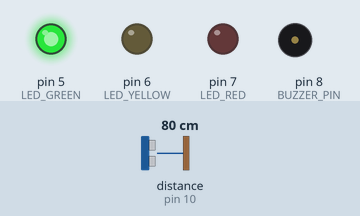
This sketch was run on a simulated Arduino Uno, built with avr-gcc and run on an emulated ATmega328P. On the bench: output pins drawn as LEDs (lit = HIGH), buzzer (waves = sounding). Wiring (inferred from the names in the program): ultrasonic range finder: trigger pin 9; echo pin 10. The inputs (shaded band) are chosen by the test bench; at power-on: distance to the obstacle (sensor on pin 10) 80 cm. The echo pulse lasts 58.3 µs per cm; pins used as bus, display or sensor lines are not drawn; what the sketch prints to the serial monitor is not drawn.

Above: at 1.2 s.
1.3 s: distance to the obstacle (sensor on pin 10) set to 54 cm
4.3 s: distance to the obstacle (sensor on pin 10) set to 45 cm
At 4.71 s:
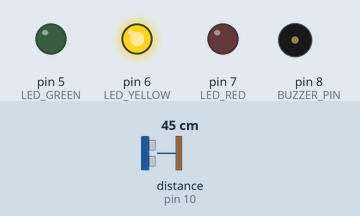
7.3 s: distance to the obstacle (sensor on pin 10) set to 23 cm
10.3 s: distance to the obstacle (sensor on pin 10) set to 18 cm
At 10.52 s:
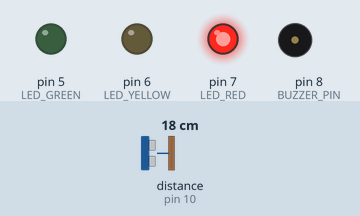
13.3 s: distance to the obstacle (sensor on pin 10) set to 35 cm
At 13.54 s:
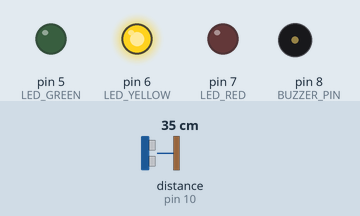
16.3 s: distance to the obstacle (sensor on pin 10) set to 2 cm
At 16.47 s:
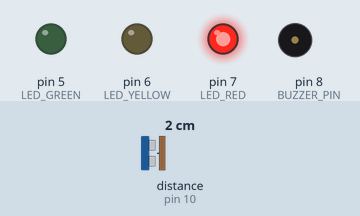
Timing chart, 0 to 20.3 s (numbered marks = the images above; inputs shaded):
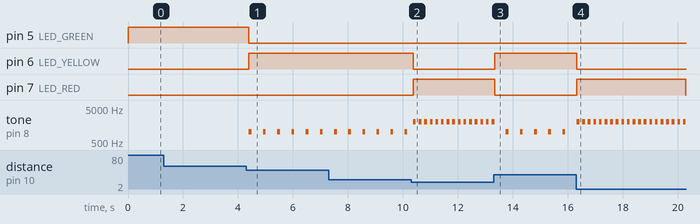

The sketch:

_______.ino
```cpp
/*
 * 实验名称：超声波距离报警
 * 实验目的：根据距离控制 LED 和蜂鸣器，实现接近报警
 *
 * 硬件连接：
 *   HC-SR04: VCC→5V, GND→GND, Trig→D9, Echo→D10
 *   蜂鸣器 → D8
 *   绿色 LED → D5
 *   黄色 LED → D6
 *   红色 LED → D7
 *
 * 距离区间：
 *   > 50cm：绿灯，无声
 *   20~50cm：黄灯，慢速蜂鸣
 *   < 20cm：红灯，快速蜂鸣
 */

const int TRIG_PIN   = 9;
const int ECHO_PIN   = 10;
const int BUZZER_PIN = 8;
const int LED_GREEN  = 5;
const int LED_YELLOW = 6;
const int LED_RED    = 7;

const float DIST_FAR  = 50.0;  // 安全距离
const float DIST_NEAR = 20.0;  // 危险距离

unsigned long lastBeepTime = 0;
bool beepState = false;

void setup() {
  pinMode(TRIG_PIN, OUTPUT);
  pinMode(ECHO_PIN, INPUT);
  pinMode(BUZZER_PIN, OUTPUT);
  pinMode(LED_GREEN, OUTPUT);
  pinMode(LED_YELLOW, OUTPUT);
  pinMode(LED_RED, OUTPUT);

  Serial.begin(9600);
  Serial.println("超声波距离报警系统");
}

void loop() {
  float distance = measureDistance();
  unsigned long now = millis();

  // 关闭所有 LED
  digitalWrite(LED_GREEN, LOW);
  digitalWrite(LED_YELLOW, LOW);
  digitalWrite(LED_RED, LOW);

  if (distance < 0) {
    Serial.println("超出范围");
    noTone(BUZZER_PIN);
    return;
  }

  Serial.print("距离: ");
  Serial.print(distance, 1);
  Serial.print(" cm → ");

  if (distance > DIST_FAR) {
    // 安全区域
    digitalWrite(LED_GREEN, HIGH);
    noTone(BUZZER_PIN);
    Serial.println("安全 ✓");
  }
  else if (distance > DIST_NEAR) {
    // 警告区域
    digitalWrite(LED_YELLOW, HIGH);
    // 每 500ms 蜂鸣一次
    if (now - lastBeepTime > 500) {
      lastBeepTime = now;
      tone(BUZZER_PIN, 1000, 100);
    }
    Serial.println("警告 ⚠");
  }
  else {
    // 危险区域
    digitalWrite(LED_RED, HIGH);
    // 每 200ms 蜂鸣一次
    if (now - lastBeepTime > 200) {
      lastBeepTime = now;
      tone(BUZZER_PIN, 2000, 100);
    }
    Serial.println("危险 ✗");
  }

  delay(100);
}

float measureDistance() {
  digitalWrite(TRIG_PIN, LOW);
  delayMicroseconds(2);
  digitalWrite(TRIG_PIN, HIGH);
  delayMicroseconds(10);
  digitalWrite(TRIG_PIN, LOW);

  long duration = pulseIn(ECHO_PIN, HIGH, 30000);
  if (duration == 0) return -1;

  float distance = duration * 0.034 / 2.0;
  return (distance >= 2 && distance <= 400) ? distance : -1;
}
```

Measured:
- the behaviour switches between 51 and 50 cm on distance to the obstacle (sensor on pin 10) (found by bisection; images 0 and 1)
- the behaviour switches between 21 and 20 cm on distance to the obstacle (sensor on pin 10) (found by bisection; images 1 and 2)
- after the input at 4.3 s, pin 5 (LED_GREEN): HIGH → LOW after 0.10 s; pin 6 (LED_YELLOW): LOW → HIGH after 0.10 s; tone on pin 8 (BUZZER_PIN): alternates 1000 Hz for 0.10 s and silent for 0.42 s, starting after 0.10 s
- after the input at 10.3 s, pin 6 (LED_YELLOW): HIGH → LOW after 0.07 s; pin 7 (LED_RED): LOW → HIGH after 0.07 s; tone on pin 8 (BUZZER_PIN): alternates 2000 Hz for 0.10 s and silent for 0.10 s, starting after 0.07 s
- after the input at 13.3 s, pin 6 (LED_YELLOW): LOW → HIGH at once; pin 7 (LED_RED): HIGH → LOW at once; tone on pin 8 (BUZZER_PIN): alternates 1000 Hz for 0.10 s and silent for 0.42 s, starting after 0.45 s
- after the input at 16.3 s, pin 6 (LED_YELLOW): HIGH → LOW at once; pin 7 (LED_RED): LOW → HIGH at once, → LOW 4.0 s later; tone on pin 8 (BUZZER_PIN): alternates 2000 Hz for 0.10 s and silent for 0.10 s, starting at once
